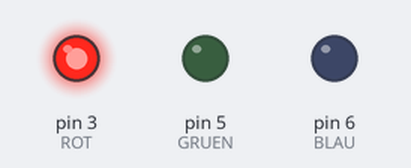
Simulated run of this sketch. Board: Arduino Uno, built with avr-gcc and run on an emulated ATmega328P. On the bench: output pins drawn as LEDs (lit = HIGH).

Above: at 0.5 s.
At 1.5 s:
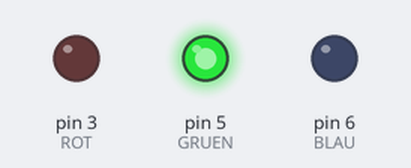
At 5.5 s:
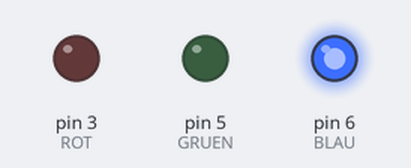
Timing chart, 0 to 6.9 s (numbered marks = the images above):
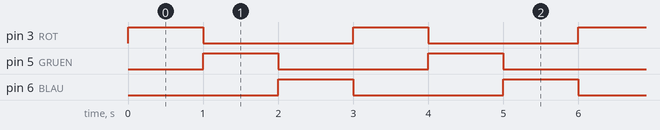

The sketch:

elko_laden.ino
```cpp
float spannung;
int i = 0;
const int ROT = 3;
const int GRUEN = 5;
const int BLAU = 6;

void setup() {
  // put your setup code here, to run once:
  Serial.begin(9600);
  pinMode(A1, INPUT);
  pinMode(0, OUTPUT);
  pinMode(0, OUTPUT);
  pinMode(0, OUTPUT);
}

void loop() {
  // put your main code here, to run repeatedly:
//  while (i <= 650) {
//    spannung = analogRead(A1);
//    spannung = spannung / 1023.0 * 5.0;
//
//    Serial.print(5);
//    Serial.print(" ");
//    Serial.println(spannung);
//
//    delay(10);
//    i++;
//  }


switch(i) {
  case 0:
    analogWrite(ROT, 255);
    break;
  case 1:
    analogWrite(GRUEN, 255);
    break;
  case 2:
    analogWrite(BLAU, 255);
    break;
   }

  delay(1000);
  analogWrite(ROT, 0);
  analogWrite(GRUEN, 0);
  analogWrite(BLAU, 0);

  i = (i==2) ? 0 : i+1;
}
```

Measured:
- by itself, pin 3 (ROT), pin 5 (GRUEN), pin 6 (BLAU): alternates HIGH for 1.0 s and LOW for 2.0 s
- by itself, everything shown: repeats every 3.0 s, in 6 steps
